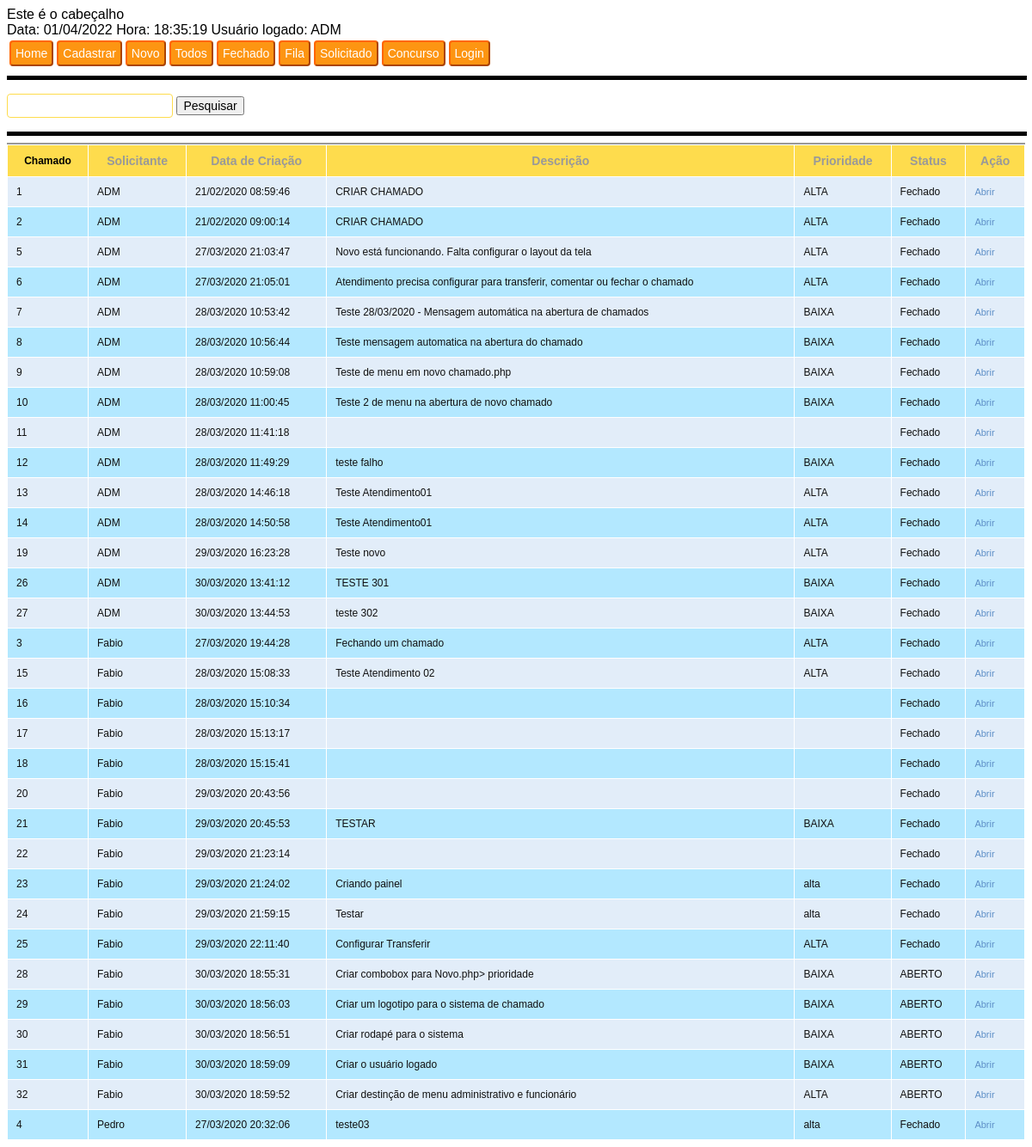
The page /todos.php (signed in) on the database its author committed.
### tables this page shows
CREATE TABLE IF NOT EXISTS  usuario  (
   IDUSUARIO  int(11) NOT NULL AUTO_INCREMENT,
   NOMEUSUARIO  varchar(50) DEFAULT NULL,
   LOGINUSUARIO  varchar(50) DEFAULT NULL,
   SENHAUSUARIO  varchar(8) DEFAULT NULL,
  NIVELUSUARIO INT,
  PRIMARY KEY ( IDUSUARIO )
);

CREATE TABLE IF NOT EXISTS  chamado  (
   IDCHAMADO  int(11) NOT NULL AUTO_INCREMENT,
   idusuario  int(11) DEFAULT NULL,
   DATAINICHAMADO  timestamp NOT NULL DEFAULT current_timestamp(),
   DESCRICAOCHAMADO  varchar(500) DEFAULT NULL,
   PRIORIDADECHAMADO  varchar(20) DEFAULT NULL,
   STATUSCHAMADO  varchar(10) DEFAULT NULL,
   DATAFIMCHAMADO  datetime DEFAULT NULL,
  PRIMARY KEY ( IDCHAMADO ),
  KEY  fk_usuario  ( idusuario )
);

### funcao.php (called while the page is built)
<?PHP
function cData($data){
	$ano = substr($data,0,4);
	$mes = substr($data,5,2);
	$dia = substr($data,8,2);
	$horario = substr($data,11,8);
	 $data = $dia."/".$mes."/".$ano." ".$horario;
	return $data;
}
?>

### todos.php (the view, shortened to what this page needs)
<?php header("Content-type: text/html; charset=utf-8");
require_once('funcao.php');
require_once("conexao.php");
require_once('header.php');
require_once('menu.php');
 $id=$_SESSION['id'];
 $sql = "SELECT nivelusuario from usuario where idusuario=$id";
		$result = mysqli_query($link,$sql)or die("Erro no banco de dados!");
		$dados = mysqli_fetch_array($result);
        $nivel=$dados[0];
if($nivel==1)
menuadm('Todos');
else
menu('Todos');
if(isset ($_POST['pesquisar'])){
        $sql = "SELECT c.idchamado,u.nomeusuario,c.datainichamado,c.descricaochamado,c.prioridadechamado,c.statuschamado FROM chamado c inner join usuario u on c.idusuario=u.idusuario where c.idchamado=".$_POST['pesquisa']."";
    }else
$sql = "SELECT c.idchamado,u.nomeusuario,c.datainichamado,c.descricaochamado,c.prioridadechamado,c.statuschamado FROM chamado c inner join usuario u on c.idusuario=u.idusuario";
$result = mysqli_query($link,$sql);
$i=0;
while($row = mysqli_fetch_array($result)) {
if($i%2==0)
$classname="evenRow";
else
$classname="oddRow";
?>
<tr class="<?php if(isset($classname)) echo $classname;?>">
<td><?php echo $row[0]; ?></td>
<td><?php echo $row[1]; ?></td>
<td><?php echo cdata($row[2]); ?></td>
<td><?php echo $row[3]; ?></td>
<td><?php echo $row[4]; ?></td>
<td><?php echo $row[5]; ?></td>
<td><a href="atendimento.php?idchamado=<?php echo $row[0]; ?>" class="link">Abrir</a></td>
</tr>
<?php
$i++;
}
?>
</table>
</BODY>
</HTML>

### header.php (shortened to what this page needs)
<?php
$id=$_SESSION['id'];
        $sql = "SELECT nomeusuario from usuario where idusuario=$id";
		$result = mysqli_query($link,$sql)or die("Erro no banco de dados!");
		$dados = mysqli_fetch_array($result);
        $nome=$dados[0];
echo"
<HTML>
<head>
<link rel='stylesheet' type='text/css' href='styles.css' />
</head>
<body>
<header>
   Este é o cabeçalho
</header>
";
echo "Data: " . date("d/m/Y")."   Hora: "  . date("H:i:s")." Usuário logado: $nome";
?>

### styles.css (style rules this page uses)
body { font-family:Arial; }
.evenRow { background-color: #E2EDF9; font-size:12px; color:#101010; }
.oddRow { background-color: #B3E8FF; font-size:12px; color:#101010; }
.link { text-decoration:none; color:#5e8fc7; font-size:11px; }

### rows shown on the page
usuario: NOMEUSUARIO "ADM"
chamado: IDCHAMADO "1", idusuario.NOMEUSUARIO "ADM", DATAINICHAMADO "21/02/2020 08:59:46", DESCRICAOCHAMADO "CRIAR CHAMADO", PRIORIDADECHAMADO "ALTA", STATUSCHAMADO "Fechado"
chamado: IDCHAMADO "2", idusuario.NOMEUSUARIO "ADM", DATAINICHAMADO "21/02/2020 09:00:14", DESCRICAOCHAMADO "CRIAR CHAMADO", PRIORIDADECHAMADO "ALTA", STATUSCHAMADO "Fechado"
chamado: IDCHAMADO "5", idusuario.NOMEUSUARIO "ADM", DATAINICHAMADO "27/03/2020 21:03:47", DESCRICAOCHAMADO "Novo está funcionando. Falta configurar o layout da tela", PRIORIDADECHAMADO "ALTA", STATUSCHAMADO "Fechado"
chamado: IDCHAMADO "6", idusuario.NOMEUSUARIO "ADM", DATAINICHAMADO "27/03/2020 21:05:01", DESCRICAOCHAMADO "Atendimento precisa configurar para transferir, comentar ou fechar o chamado", PRIORIDADECHAMADO "ALTA", STATUSCHAMADO "Fechado"
chamado: IDCHAMADO "7", idusuario.NOMEUSUARIO "ADM", DATAINICHAMADO "28/03/2020 10:53:42", DESCRICAOCHAMADO "Teste 28/03/2020 - Mensagem automática na abertura de chamados", PRIORIDADECHAMADO "BAIXA", STATUSCHAMADO "Fechado"
chamado: IDCHAMADO "8", idusuario.NOMEUSUARIO "ADM", DATAINICHAMADO "28/03/2020 10:56:44", DESCRICAOCHAMADO "Teste mensagem automatica na abertura do chamado", PRIORIDADECHAMADO "BAIXA", STATUSCHAMADO "Fechado"
chamado: IDCHAMADO "9", idusuario.NOMEUSUARIO "ADM", DATAINICHAMADO "28/03/2020 10:59:08", DESCRICAOCHAMADO "Teste de menu em novo chamado.php", PRIORIDADECHAMADO "BAIXA", STATUSCHAMADO "Fechado"
chamado: IDCHAMADO "10", idusuario.NOMEUSUARIO "ADM", DATAINICHAMADO "28/03/2020 11:00:45", DESCRICAOCHAMADO "Teste 2 de menu na abertura de novo chamado", PRIORIDADECHAMADO "BAIXA", STATUSCHAMADO "Fechado"
chamado: IDCHAMADO "11", idusuario.NOMEUSUARIO "ADM", DATAINICHAMADO "28/03/2020 11:41:18", STATUSCHAMADO "Fechado"
chamado: IDCHAMADO "12", idusuario.NOMEUSUARIO "ADM", DATAINICHAMADO "28/03/2020 11:49:29", DESCRICAOCHAMADO "teste falho", PRIORIDADECHAMADO "BAIXA", STATUSCHAMADO "Fechado"
chamado: IDCHAMADO "13", idusuario.NOMEUSUARIO "ADM", DATAINICHAMADO "28/03/2020 14:46:18", DESCRICAOCHAMADO "Teste Atendimento01", PRIORIDADECHAMADO "ALTA", STATUSCHAMADO "Fechado"
chamado: IDCHAMADO "14", idusuario.NOMEUSUARIO "ADM", DATAINICHAMADO "28/03/2020 14:50:58", DESCRICAOCHAMADO "Teste Atendimento01", PRIORIDADECHAMADO "ALTA", STATUSCHAMADO "Fechado"
chamado: IDCHAMADO "19", idusuario.NOMEUSUARIO "ADM", DATAINICHAMADO "29/03/2020 16:23:28", DESCRICAOCHAMADO "Teste novo", PRIORIDADECHAMADO "ALTA", STATUSCHAMADO "Fechado"
chamado: IDCHAMADO "26", idusuario.NOMEUSUARIO "ADM", DATAINICHAMADO "30/03/2020 13:41:12", DESCRICAOCHAMADO "TESTE 301", PRIORIDADECHAMADO "BAIXA", STATUSCHAMADO "Fechado"
chamado: IDCHAMADO "27", idusuario.NOMEUSUARIO "ADM", DATAINICHAMADO "30/03/2020 13:44:53", DESCRICAOCHAMADO "teste 302", PRIORIDADECHAMADO "BAIXA", STATUSCHAMADO "Fechado"
chamado: IDCHAMADO "3", idusuario.NOMEUSUARIO "Fabio", DATAINICHAMADO "27/03/2020 19:44:28", DESCRICAOCHAMADO "Fechando um chamado", PRIORIDADECHAMADO "ALTA", STATUSCHAMADO "Fechado"
chamado: IDCHAMADO "15", idusuario.NOMEUSUARIO "Fabio", DATAINICHAMADO "28/03/2020 15:08:33", DESCRICAOCHAMADO "Teste Atendimento 02", PRIORIDADECHAMADO "ALTA", STATUSCHAMADO "Fechado"
chamado: IDCHAMADO "16", idusuario.NOMEUSUARIO "Fabio", DATAINICHAMADO "28/03/2020 15:10:34", STATUSCHAMADO "Fechado"
chamado: IDCHAMADO "17", idusuario.NOMEUSUARIO "Fabio", DATAINICHAMADO "28/03/2020 15:13:17", STATUSCHAMADO "Fechado"
chamado: IDCHAMADO "18", idusuario.NOMEUSUARIO "Fabio", DATAINICHAMADO "28/03/2020 15:15:41", STATUSCHAMADO "Fechado"
chamado: IDCHAMADO "20", idusuario.NOMEUSUARIO "Fabio", DATAINICHAMADO "29/03/2020 20:43:56", STATUSCHAMADO "Fechado"
chamado: IDCHAMADO "21", idusuario.NOMEUSUARIO "Fabio", DATAINICHAMADO "29/03/2020 20:45:53", DESCRICAOCHAMADO "TESTAR", PRIORIDADECHAMADO "BAIXA", STATUSCHAMADO "Fechado"
chamado: IDCHAMADO "22", idusuario.NOMEUSUARIO "Fabio", DATAINICHAMADO "29/03/2020 21:23:14", STATUSCHAMADO "Fechado"
chamado: IDCHAMADO "23", idusuario.NOMEUSUARIO "Fabio", DATAINICHAMADO "29/03/2020 21:24:02", DESCRICAOCHAMADO "Criando painel", PRIORIDADECHAMADO "alta", STATUSCHAMADO "Fechado"
chamado: IDCHAMADO "24", idusuario.NOMEUSUARIO "Fabio", DATAINICHAMADO "29/03/2020 21:59:15", DESCRICAOCHAMADO "Testar", PRIORIDADECHAMADO "alta", STATUSCHAMADO "Fechado"
chamado: IDCHAMADO "25", idusuario.NOMEUSUARIO "Fabio", DATAINICHAMADO "29/03/2020 22:11:40", DESCRICAOCHAMADO "Configurar Transferir", PRIORIDADECHAMADO "ALTA", STATUSCHAMADO "Fechado"
chamado: IDCHAMADO "28", idusuario.NOMEUSUARIO "Fabio", DATAINICHAMADO "30/03/2020 18:55:31", DESCRICAOCHAMADO "Criar combobox para Novo.php> prioridade", PRIORIDADECHAMADO "BAIXA", STATUSCHAMADO "ABERTO"
chamado: IDCHAMADO "29", idusuario.NOMEUSUARIO "Fabio", DATAINICHAMADO "30/03/2020 18:56:03", DESCRICAOCHAMADO "Criar um logotipo para o sistema de chamado", PRIORIDADECHAMADO "BAIXA", STATUSCHAMADO "ABERTO"
chamado: IDCHAMADO "30", idusuario.NOMEUSUARIO "Fabio", DATAINICHAMADO "30/03/2020 18:56:51", DESCRICAOCHAMADO "Criar rodapé para o sistema", PRIORIDADECHAMADO "BAIXA", STATUSCHAMADO "ABERTO"
chamado: IDCHAMADO "31", idusuario.NOMEUSUARIO "Fabio", DATAINICHAMADO "30/03/2020 18:59:09", DESCRICAOCHAMADO "Criar o usuário logado", PRIORIDADECHAMADO "BAIXA", STATUSCHAMADO "ABERTO"
chamado: IDCHAMADO "32", idusuario.NOMEUSUARIO "Fabio", DATAINICHAMADO "30/03/2020 18:59:52", DESCRICAOCHAMADO "Criar destinção de menu administrativo e funcionário", PRIORIDADECHAMADO "ALTA", STATUSCHAMADO "ABERTO"
chamado: IDCHAMADO "4", idusuario.NOMEUSUARIO "Pedro", DATAINICHAMADO "27/03/2020 20:32:06", DESCRICAOCHAMADO "teste03", PRIORIDADECHAMADO "alta", STATUSCHAMADO "Fechado"
